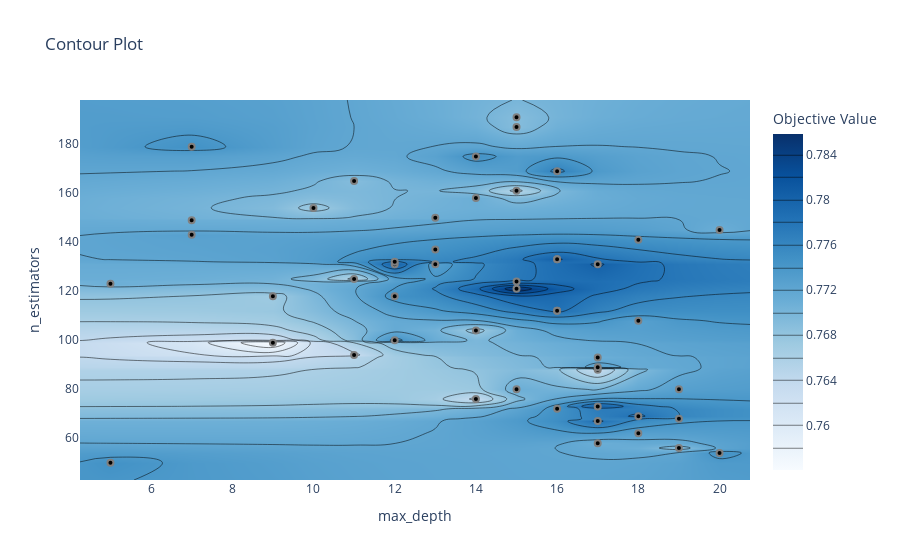

Write notebook code for a chart like this one.
### Code cell
# 4) Contour Plot - Visualizes the relationship between two hyperparameters and the objective function
plot_contour(study).show()

### Figure 1 — Plotly figure (JSON) as saved in the notebook; plotly's stock layout.template omitted (floating-point values rounded to 4 significant figures; data arrays with more than 128 entries replaced by an {"elided": "..."} marker saying what was removed)
{"data": [{"colorbar": {"title": {"text": "Objective Value"}}, "colorscale": [[0, "rgb(247,251,255)"], [0.125, "rgb(222,235,247)"], [0.25, "rgb(198,219,239)"], [0.375, "rgb(158,202,225)"], [0.5, "rgb(107,174,214)"], [0.625, "rgb(66,146,198)"], [0.75, "rgb(33,113,181)"], [0.875, "rgb(8,81,156)"], [1, "rgb(8,48,107)"]], "connectgaps": true, "contours": {"coloring": "heatmap"}, "hoverinfo": "none", "line": {"smoothing": 1.3}, "reversescale": false, "type": "contour", "x": [4.25, 5, 7, 9, 10, 11, 12, 13, 14, 15, 16, 17, 18, 19, 20, 20.75], "y": [42.95, 50, 54, 56, 58, 62, 67, 68, 69, 72, 73, 76, 80, 88, 89, 93, 94, 99, 100, 104, 108, 112, 118, 121, 123, 124, 125, 131, 132, 133, 137, 141, 143, 145, 149, 150, 154, 158, 161, 165, 169, 175, 179, 187, 191, 198.1], "z": {"elided": "46x16 float values"}}, {"marker": {"color": "black", "line": {"color": "Gray", "width": 2}}, "mode": "markers", "name": "Feasible Trial", "showlegend": false, "type": "scatter", "x": [7, 11, 17, 7, 5, 7, 11, 12, 15, 15, 19, 15, 9, 14, 20, 17, 17, 17, 14, 18, 15, 16, 20, 18, 17, 16, 13, 19, 16, 14, 12, 12, 13, 10, 16, 9, 11, 18, 13, 15, 16, 17, 19, 18, 5, 12, 14, 17, 15, 16], "y": [149, 94, 93, 143, 123, 179, 165, 100, 187, 121, 56, 191, 118, 175, 145, 67, 58, 73, 76, 108, 80, 72, 54, 69, 88, 112, 131, 68, 133, 158, 131, 132, 137, 154, 112, 99, 125, 141, 150, 161, 169, 89, 80, 62, 50, 118, 104, 131, 124, 133]}, {"marker": {"color": "#cccccc", "line": {"color": "Gray", "width": 2}}, "mode": "markers", "name": "Infeasible Trial", "showlegend": false, "type": "scatter", "x": [], "y": []}], "layout": {"title": {"text": "Contour Plot"}, "xaxis": {"range": [4.25, 20.75], "title": {"text": "max_depth"}}, "yaxis": {"range": [42.95, 198.1], "title": {"text": "n_estimators"}}}}
